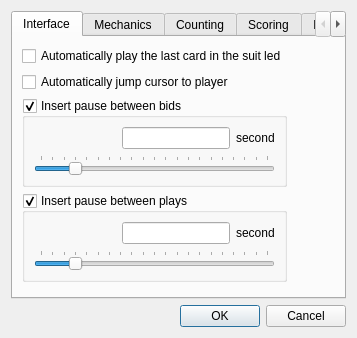
<?xml version="1.0" encoding="UTF-8"?>
<ui version="4.0">
 <class>CGameOptionsPropSheet</class>
 <widget class="QDialog" name="CGameOptionsPropSheet">
  <property name="geometry">
   <rect>
    <x>0</x>
    <y>0</y>
    <width>357</width>
    <height>338</height>
   </rect>
  </property>
  <property name="windowTitle">
   <string>Game Options</string>
  </property>
  <layout class="QVBoxLayout" name="verticalLayout_18">
   <item>
    <layout class="QVBoxLayout" name="verticalLayout_16">
     <item>
      <widget class="QTabWidget" name="tabWidget">
       <property name="currentIndex">
        <number>0</number>
       </property>
       <widget class="QWidget" name="gameOptsInterfacePage">
        <attribute name="title">
         <string>Interface</string>
        </attribute>
        <layout class="QVBoxLayout" name="verticalLayout_15">
         <item>
          <layout class="QHBoxLayout" name="horizontalLayout_5">
           <item>
            <layout class="QVBoxLayout" name="verticalLayout_5">
             <item>
              <widget class="QCheckBox" name="autoPlayLastCard">
               <property name="text">
                <string>Automatically play the last card in the suit led</string>
               </property>
              </widget>
             </item>
             <item>
              <widget class="QCheckBox" name="autoJumpCursor">
               <property name="text">
                <string>Automatically jump cursor to player</string>
               </property>
              </widget>
             </item>
             <item>
              <widget class="QGroupBox" name="insertBiddingPause">
               <property name="title">
                <string>Insert pause between bids</string>
               </property>
               <property name="checkable">
                <bool>true</bool>
               </property>
               <layout class="QVBoxLayout" name="verticalLayout_2">
                <item>
                 <layout class="QVBoxLayout" name="verticalLayout">
                  <item>
                   <layout class="QHBoxLayout" name="horizontalLayout">
                    <item>
                     <spacer name="horizontalSpacer">
                      <property name="orientation">
                       <enum>Qt::Horizontal</enum>
                      </property>
                      <property name="sizeHint" stdset="0">
                       <size>
                        <width>40</width>
                        <height>20</height>
                       </size>
                      </property>
                     </spacer>
                    </item>
                    <item>
                     <widget class="QLineEdit" name="biddingPauseLength">
                      <property name="readOnly">
                       <bool>true</bool>
                      </property>
                     </widget>
                    </item>
                    <item>
                     <widget class="QLabel" name="label">
                      <property name="text">
                       <string>second</string>
                      </property>
                     </widget>
                    </item>
                   </layout>
                  </item>
                  <item>
                   <widget class="QSlider" name="biddingPause">
                    <property name="maximum">
                     <number>20</number>
                    </property>
                    <property name="value">
                     <number>3</number>
                    </property>
                    <property name="orientation">
                     <enum>Qt::Horizontal</enum>
                    </property>
                    <property name="tickPosition">
                     <enum>QSlider::TicksAbove</enum>
                    </property>
                   </widget>
                  </item>
                 </layout>
                </item>
               </layout>
              </widget>
             </item>
             <item>
              <widget class="QGroupBox" name="insertPlayPause">
               <property name="title">
                <string>Insert pause between plays</string>
               </property>
               <property name="checkable">
                <bool>true</bool>
               </property>
               <layout class="QVBoxLayout" name="verticalLayout_4">
                <item>
                 <layout class="QVBoxLayout" name="verticalLayout_3">
                  <item>
                   <layout class="QHBoxLayout" name="horizontalLayout_2">
                    <item>
                     <spacer name="horizontalSpacer_2">
                      <property name="orientation">
                       <enum>Qt::Horizontal</enum>
                      </property>
                      <property name="sizeHint" stdset="0">
                       <size>
                        <width>40</width>
                        <height>20</height>
                       </size>
                      </property>
                     </spacer>
                    </item>
                    <item>
                     <widget class="QLineEdit" name="playPauseLength">
                      <property name="readOnly">
                       <bool>true</bool>
                      </property>
                     </widget>
                    </item>
                    <item>
                     <widget class="QLabel" name="label_2">
                      <property name="text">
                       <string>second</string>
                      </property>
                     </widget>
                    </item>
                   </layout>
                  </item>
                  <item>
                   <widget class="QSlider" name="playPause">
                    <property name="maximum">
                     <number>20</number>
                    </property>
                    <property name="value">
                     <number>3</number>
                    </property>
                    <property name="orientation">
                     <enum>Qt::Horizontal</enum>
                    </property>
                    <property name="tickPosition">
                     <enum>QSlider::TicksAbove</enum>
                    </property>
                   </widget>
                  </item>
                 </layout>
                </item>
               </layout>
              </widget>
             </item>
             <item>
              <spacer name="verticalSpacer">
               <property name="orientation">
                <enum>Qt::Vertical</enum>
               </property>
               <property name="sizeHint" stdset="0">
                <size>
                 <width>20</width>
                 <height>40</height>
                </size>
               </property>
              </spacer>
             </item>
            </layout>
           </item>
           <item>
            <spacer name="horizontalSpacer_3">
             <property name="orientation">
              <enum>Qt::Horizontal</enum>
             </property>
             <property name="sizeHint" stdset="0">
              <size>
               <width>40</width>
               <height>20</height>
              </size>
             </property>
            </spacer>
           </item>
          </layout>
         </item>
        </layout>
       </widget>
       <widget class="QWidget" name="gameOptsMechanicsPage">
        <attribute name="title">
         <string>Mechanics</string>
        </attribute>
        <layout class="QVBoxLayout" name="verticalLayout_14">
         <item>
          <layout class="QVBoxLayout" name="verticalLayout_6">
           <item>
            <widget class="QCheckBox" name="autoBidStart">
             <property name="text">
              <string>Automatically start bidding after each deal</string>
             </property>
            </widget>
           </item>
           <item>
            <widget class="QCheckBox" name="computerCanClaim">
             <property name="text">
              <string>Computer player can claim</string>
             </property>
            </widget>
           </item>
           <item>
            <widget class="QCheckBox" name="allowRebidPassedHands">
             <property name="text">
              <string>Allow rebidding of passed hands</string>
             </property>
            </widget>
           </item>
           <item>
            <layout class="QHBoxLayout" name="horizontalLayout_3">
             <item>
              <widget class="QCheckBox" name="enableTracing">
               <property name="text">
                <string>Enable computer analysis tracing</string>
               </property>
              </widget>
             </item>
             <item>
              <widget class="QComboBox" name="traceLevel"/>
             </item>
            </layout>
           </item>
           <item>
            <widget class="QCheckBox" name="showPassedHands">
             <property name="text">
              <string>Show all the cards when a hand is passed out</string>
             </property>
            </widget>
           </item>
           <item>
            <widget class="QCheckBox" name="enableAnalysisDuringHints">
             <property name="text">
              <string>Display analysis tracing for hints</string>
             </property>
            </widget>
           </item>
           <item>
            <spacer name="verticalSpacer_2">
             <property name="orientation">
              <enum>Qt::Vertical</enum>
             </property>
             <property name="sizeHint" stdset="0">
              <size>
               <width>20</width>
               <height>40</height>
              </size>
             </property>
            </spacer>
           </item>
          </layout>
         </item>
        </layout>
       </widget>
       <widget class="QWidget" name="gameOptsCountingPage">
        <attribute name="title">
         <string>Counting</string>
        </attribute>
        <layout class="QVBoxLayout" name="verticalLayout_17">
         <item>
          <layout class="QVBoxLayout" name="verticalLayout_13">
           <item>
            <widget class="QGroupBox" name="groupBox">
             <property name="title">
              <string>Honors Valuation</string>
             </property>
             <layout class="QVBoxLayout" name="verticalLayout_8">
              <item>
               <layout class="QVBoxLayout" name="verticalLayout_7">
                <item>
                 <widget class="QRadioButton" name="gorenValuationMode">
                  <property name="text">
                   <string>4 - 3 - 2 - 1 (Standard Goren)</string>
                  </property>
                 </widget>
                </item>
                <item>
                 <widget class="QRadioButton" name="ginsburgValuationMode">
                  <property name="text">
                   <string>4.7 - 3.0 - 1.5 - 0.8 (Ginsburg)</string>
                  </property>
                 </widget>
                </item>
                <item>
                 <widget class="QRadioButton" name="customValuationMode">
                  <property name="text">
                   <string>Custom</string>
                  </property>
                 </widget>
                </item>
                <item>
                 <layout class="QHBoxLayout" name="horizontalLayout_4">
                  <item>
                   <widget class="QLabel" name="label_3">
                    <property name="text">
                     <string>A:</string>
                    </property>
                    <property name="buddy">
                     <cstring>aceValue</cstring>
                    </property>
                   </widget>
                  </item>
                  <item>
                   <widget class="QLineEdit" name="aceValue">
                    <property name="maximumSize">
                     <size>
                      <width>35</width>
                      <height>16777215</height>
                     </size>
                    </property>
                   </widget>
                  </item>
                  <item>
                   <widget class="QLabel" name="label_4">
                    <property name="text">
                     <string>K:</string>
                    </property>
                    <property name="buddy">
                     <cstring>kingValue</cstring>
                    </property>
                   </widget>
                  </item>
                  <item>
                   <widget class="QLineEdit" name="kingValue">
                    <property name="maximumSize">
                     <size>
                      <width>35</width>
                      <height>16777215</height>
                     </size>
                    </property>
                   </widget>
                  </item>
                  <item>
                   <widget class="QLabel" name="label_5">
                    <property name="text">
                     <string>Q:</string>
                    </property>
                    <property name="buddy">
                     <cstring>queenValue</cstring>
                    </property>
                   </widget>
                  </item>
                  <item>
                   <widget class="QLineEdit" name="queenValue">
                    <property name="maximumSize">
                     <size>
                      <width>35</width>
                      <height>16777215</height>
                     </size>
                    </property>
                   </widget>
                  </item>
                  <item>
                   <widget class="QLabel" name="label_6">
                    <property name="text">
                     <string>J:</string>
                    </property>
                    <property name="buddy">
                     <cstring>jackValue</cstring>
                    </property>
                   </widget>
                  </item>
                  <item>
                   <widget class="QLineEdit" name="jackValue">
                    <property name="maximumSize">
                     <size>
                      <width>35</width>
                      <height>16777215</height>
                     </size>
                    </property>
                   </widget>
                  </item>
                  <item>
                   <widget class="QLabel" name="label_7">
                    <property name="text">
                     <string>T:</string>
                    </property>
                    <property name="buddy">
                     <cstring>tenValue</cstring>
                    </property>
                   </widget>
                  </item>
                  <item>
                   <widget class="QLineEdit" name="tenValue">
                    <property name="maximumSize">
                     <size>
                      <width>35</width>
                      <height>16777215</height>
                     </size>
                    </property>
                   </widget>
                  </item>
                 </layout>
                </item>
               </layout>
              </item>
             </layout>
            </widget>
           </item>
           <item>
            <spacer name="verticalSpacer_5">
             <property name="orientation">
              <enum>Qt::Vertical</enum>
             </property>
             <property name="sizeHint" stdset="0">
              <size>
               <width>20</width>
               <height>40</height>
              </size>
             </property>
            </spacer>
           </item>
          </layout>
         </item>
        </layout>
       </widget>
       <widget class="QWidget" name="gameOptsScoringPAge">
        <attribute name="title">
         <string>Scoring</string>
        </attribute>
        <layout class="QHBoxLayout" name="horizontalLayout_8">
         <item>
          <layout class="QVBoxLayout" name="verticalLayout_12">
           <item>
            <spacer name="verticalSpacer_3">
             <property name="orientation">
              <enum>Qt::Vertical</enum>
             </property>
             <property name="sizeHint" stdset="0">
              <size>
               <width>20</width>
               <height>40</height>
              </size>
             </property>
            </spacer>
           </item>
           <item>
            <layout class="QHBoxLayout" name="horizontalLayout_7">
             <item>
              <spacer name="horizontalSpacer_4">
               <property name="orientation">
                <enum>Qt::Horizontal</enum>
               </property>
               <property name="sizeHint" stdset="0">
                <size>
                 <width>40</width>
                 <height>20</height>
                </size>
               </property>
              </spacer>
             </item>
             <item>
              <widget class="QGroupBox" name="groupBox_2">
               <property name="title">
                <string>Scoring Method</string>
               </property>
               <layout class="QHBoxLayout" name="horizontalLayout_6">
                <item>
                 <layout class="QVBoxLayout" name="verticalLayout_9">
                  <item>
                   <widget class="QRadioButton" name="teamsIMP">
                    <property name="text">
                     <string>Teams IMP</string>
                    </property>
                   </widget>
                  </item>
                  <item>
                   <widget class="QRadioButton" name="duplicateMP">
                    <property name="text">
                     <string>Duplicate MP</string>
                    </property>
                   </widget>
                  </item>
                  <item>
                   <widget class="QRadioButton" name="RubberBridge">
                    <property name="text">
                     <string>Rubber Bridge</string>
                    </property>
                   </widget>
                  </item>
                  <item>
                   <widget class="QRadioButton" name="practice">
                    <property name="text">
                     <string>Practice</string>
                    </property>
                   </widget>
                  </item>
                 </layout>
                </item>
               </layout>
              </widget>
             </item>
             <item>
              <spacer name="horizontalSpacer_5">
               <property name="orientation">
                <enum>Qt::Horizontal</enum>
               </property>
               <property name="sizeHint" stdset="0">
                <size>
                 <width>40</width>
                 <height>20</height>
                </size>
               </property>
              </spacer>
             </item>
            </layout>
           </item>
           <item>
            <spacer name="verticalSpacer_6">
             <property name="orientation">
              <enum>Qt::Vertical</enum>
             </property>
             <property name="sizeHint" stdset="0">
              <size>
               <width>20</width>
               <height>40</height>
              </size>
             </property>
            </spacer>
           </item>
          </layout>
         </item>
        </layout>
       </widget>
       <widget class="QWidget" name="gameOptsFilesPage">
        <attribute name="title">
         <string>Files</string>
        </attribute>
        <layout class="QVBoxLayout" name="verticalLayout_11">
         <item>
          <layout class="QVBoxLayout" name="verticalLayout_10">
           <item>
            <widget class="QCheckBox" name="saveIntermediatePositions">
             <property name="text">
              <string>Save Intermediate Positions</string>
             </property>
            </widget>
           </item>
           <item>
            <widget class="QCheckBox" name="exposePBNGameCards">
             <property name="text">
              <string>Show all cards face up when a PBN game is loaded</string>
             </property>
            </widget>
           </item>
           <item>
            <spacer name="verticalSpacer_4">
             <property name="orientation">
              <enum>Qt::Vertical</enum>
             </property>
             <property name="sizeHint" stdset="0">
              <size>
               <width>20</width>
               <height>40</height>
              </size>
             </property>
            </spacer>
           </item>
          </layout>
         </item>
        </layout>
       </widget>
      </widget>
     </item>
     <item>
      <widget class="QDialogButtonBox" name="buttonBox">
       <property name="orientation">
        <enum>Qt::Horizontal</enum>
       </property>
       <property name="standardButtons">
        <set>QDialogButtonBox::Cancel|QDialogButtonBox::Ok</set>
       </property>
      </widget>
     </item>
    </layout>
   </item>
  </layout>
 </widget>
 <resources/>
 <connections>
  <connection>
   <sender>buttonBox</sender>
   <signal>accepted()</signal>
   <receiver>CGameOptionsPropSheet</receiver>
   <slot>accept()</slot>
   <hints>
    <hint type="sourcelabel">
     <x>248</x>
     <y>254</y>
    </hint>
    <hint type="destinationlabel">
     <x>157</x>
     <y>274</y>
    </hint>
   </hints>
  </connection>
  <connection>
   <sender>buttonBox</sender>
   <signal>rejected()</signal>
   <receiver>CGameOptionsPropSheet</receiver>
   <slot>reject()</slot>
   <hints>
    <hint type="sourcelabel">
     <x>316</x>
     <y>260</y>
    </hint>
    <hint type="destinationlabel">
     <x>286</x>
     <y>274</y>
    </hint>
   </hints>
  </connection>
 </connections>
</ui>
